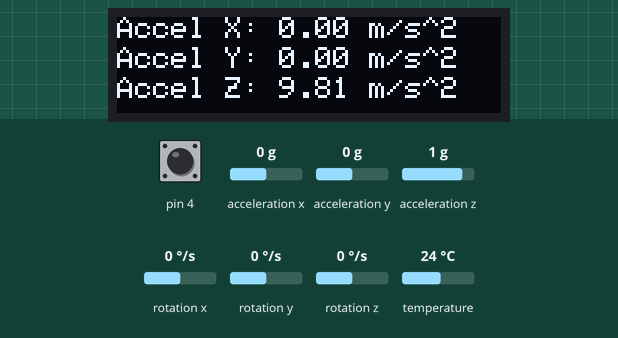
The sketch below on a simulated Arduino Mega 2560, built with avr-gcc and run on an emulated ATmega2560. Parts: 128×32 one-colour display. The test bench sets the inputs (shaded band); at power-on: acceleration x 0 g, pin 4 HIGH, rotation x 0 °/s, temperature 24 °C, acceleration y 0 g, acceleration z 1 g, rotation y 0 °/s, rotation z 0 °/s. What the sketch prints to the serial monitor is not drawn.

Above: at 1.2 s.
1.3 s: acceleration x set to -1.4 g
At 3.2 s:
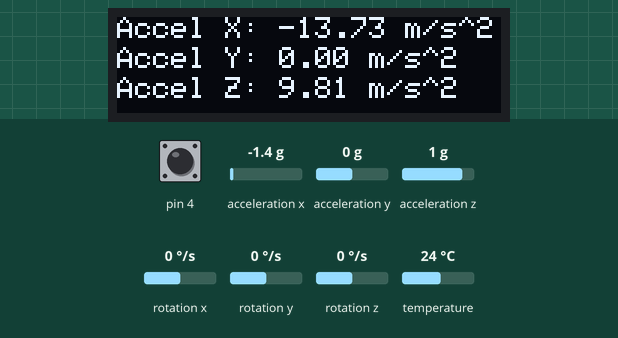
3.5 s: pin 4 pulled LOW for 0.15 s
At 4.6 s:
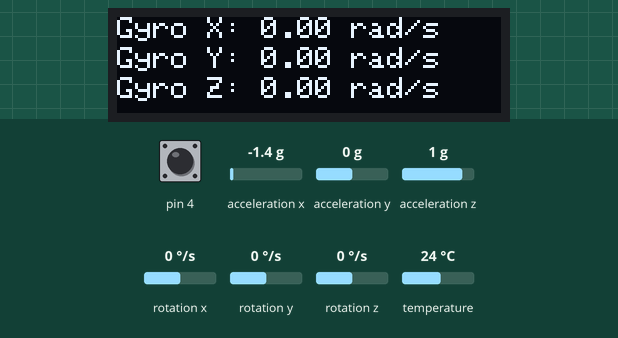
5.6 s: rotation x set to -192 °/s
At 6.9 s:
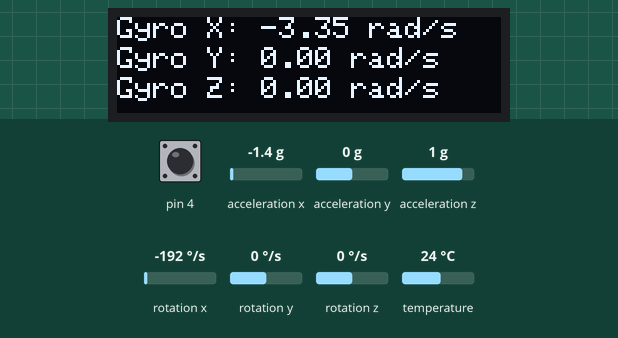
7.5 s: pin 4 pulled LOW for 1 s
At 11.2 s:
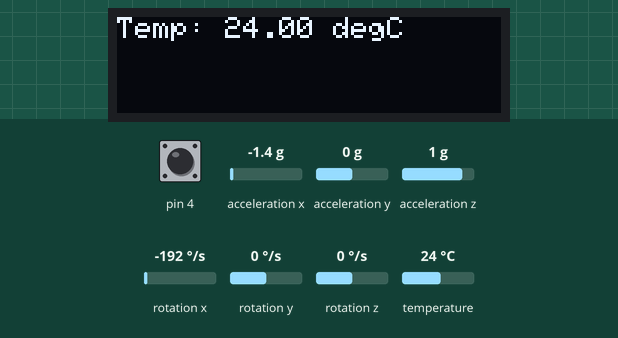
11.5 s: temperature set to 12 °C
At 12.4 s:
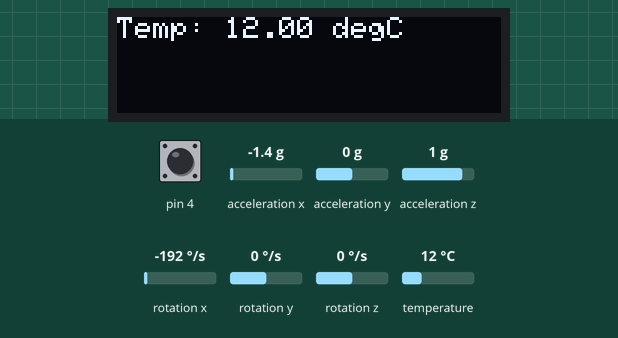
13.5 s: pin 4 pulled LOW for 0.15 s
At 14.8 s:
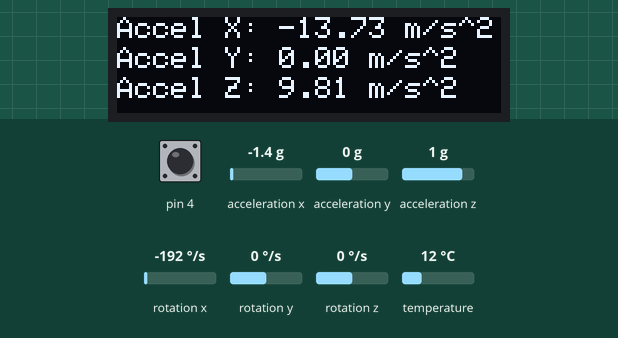
Timing chart, 0 to 16.5 s (numbered marks = the images above; inputs shaded):
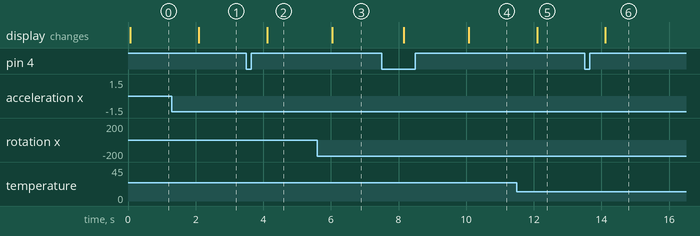

The sketch:

sketch.ino
```cpp
#include <Adafruit_MPU6050.h>
#include <Adafruit_Sensor.h>
#include <Adafruit_SSD1306.h>
#include <Wire.h>

#define OLED_WIDTH 128
#define OLED_HEIGHT 32

Adafruit_MPU6050 mpu;
Adafruit_SSD1306 display(OLED_WIDTH, OLED_HEIGHT, &Wire, -1);

int current_sensor = 0;
bool timer = false;


void setup() {
  Serial.begin(115200);
    // set up Timer1 interrupt to occur every 2 seconds (0.5Hz)
  TCCR1A = 0;
  TCCR1B = 0;
  TCNT1  = 0;
  OCR1A = 31249;   // set compare match register to 2 seconds (16MHz / 1024 / 2 - 1)
  TCCR1B |= (1 << WGM12);  // turn on CTC mode
  TCCR1B |= (1 << CS12) | (1 << CS10);  // set prescaler to 1024 and start the timer
  TIMSK1 |= (1 << OCIE1A);  // enable Timer1 compare interrupt

  display.begin(SSD1306_SWITCHCAPVCC, 0x3C);

  if (!mpu.begin()) {
    Serial.println("Failed to find MPU6050 chip");
    while (1) {
      delay(10);
    }
  }

  pinMode(4, INPUT_PULLUP);

  mpu.setAccelerometerRange(MPU6050_RANGE_8_G);
  mpu.setGyroRange(MPU6050_RANGE_2000_DEG);
  mpu.setFilterBandwidth(MPU6050_BAND_21_HZ);

  display.clearDisplay();
  display.setTextColor(SSD1306_WHITE);
  display.setTextSize(1);
  display.setCursor(0, 0);
  display.print("IMU sensor data");
  display.display();
}

sensors_event_t a, g, temp;

void loop() {

    if(timer == true)
    {
      timer = false;
      mpu.getEvent(&a, &g, &temp);
    switch (current_sensor) {
      case 0: // Accelerometer
        display.clearDisplay();
        display.setCursor(0, 0);
        display.print("Accel X: ");
        display.print(a.acceleration.x);
        display.print(" m/s^2");
        display.setCursor(0, 10);
        display.print("Accel Y: ");
        display.print(a.acceleration.y);
        display.print(" m/s^2");
        display.setCursor(0, 20);
        display.print("Accel Z: ");
        display.print(a.acceleration.z);
        display.print(" m/s^2");
        break;
      case 1: // Gyroscope
        display.clearDisplay();
        display.setCursor(0, 0);
        display.print("Gyro X: ");
        display.print(g.gyro.x);
        display.print(" rad/s");
        display.setCursor(0, 10);
        display.print("Gyro Y: ");
        display.print(g.gyro.y);
        display.print(" rad/s");
        display.setCursor(0, 20);
        display.print("Gyro Z: ");
        display.print(g.gyro.z);
        display.print(" rad/s");
        break;
      case 2: // Temperature
        display.clearDisplay();
        display.setCursor(0, 0);
        display.print("Temp: ");
        display.print(temp.temperature);
        display.print(" degC");
        break;
    }

    display.display();
    }


  if (digitalRead(4) == LOW) {
    delay(200);
    current_sensor++;
    if (current_sensor >= 3) {
      current_sensor = 0;
    }
  }

  delay(100);
}


ISR(TIMER1_COMPA_vect) {  // timer1 interrupt service routine
  Serial.println("Reading MPU6050");
  timer = true;
}
```

Measured:
- after the input at 1.3 s, the display: changes after 0.79 s (image 1)
- after the input at 3.5 s, the display: changes after 0.61 s (image 2)
- after the input at 5.6 s, the display: changes after 0.44 s (image 3)
- after the input at 7.5 s, the display: first changes after 0.66 s (image 4 shows a later state)
- after the input at 11.5 s, the display: changes after 0.59 s (image 5)
- after the input at 13.5 s, the display: changes after 0.62 s (image 6)
